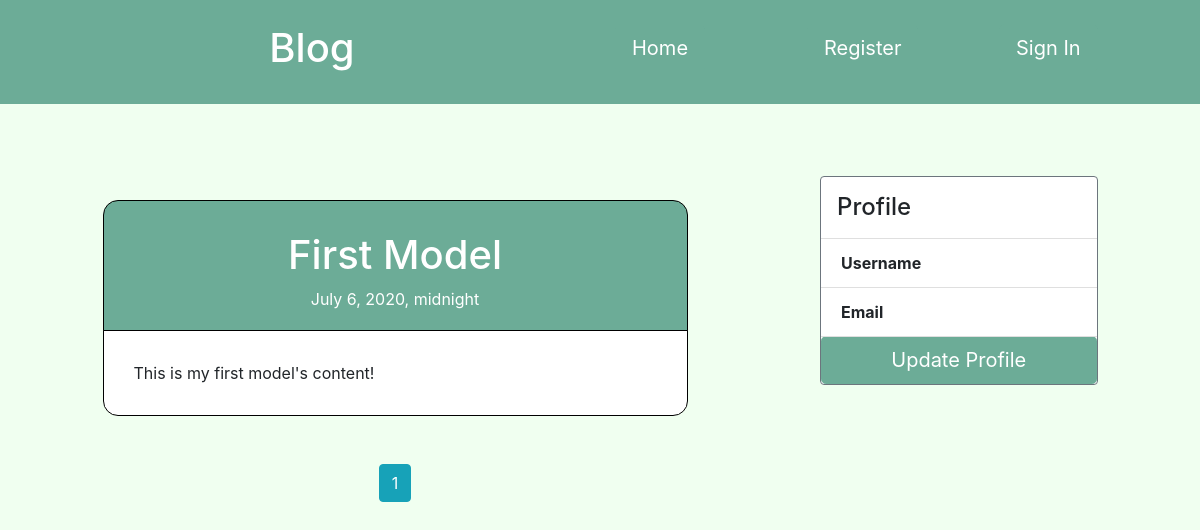
The app's page /, older data.
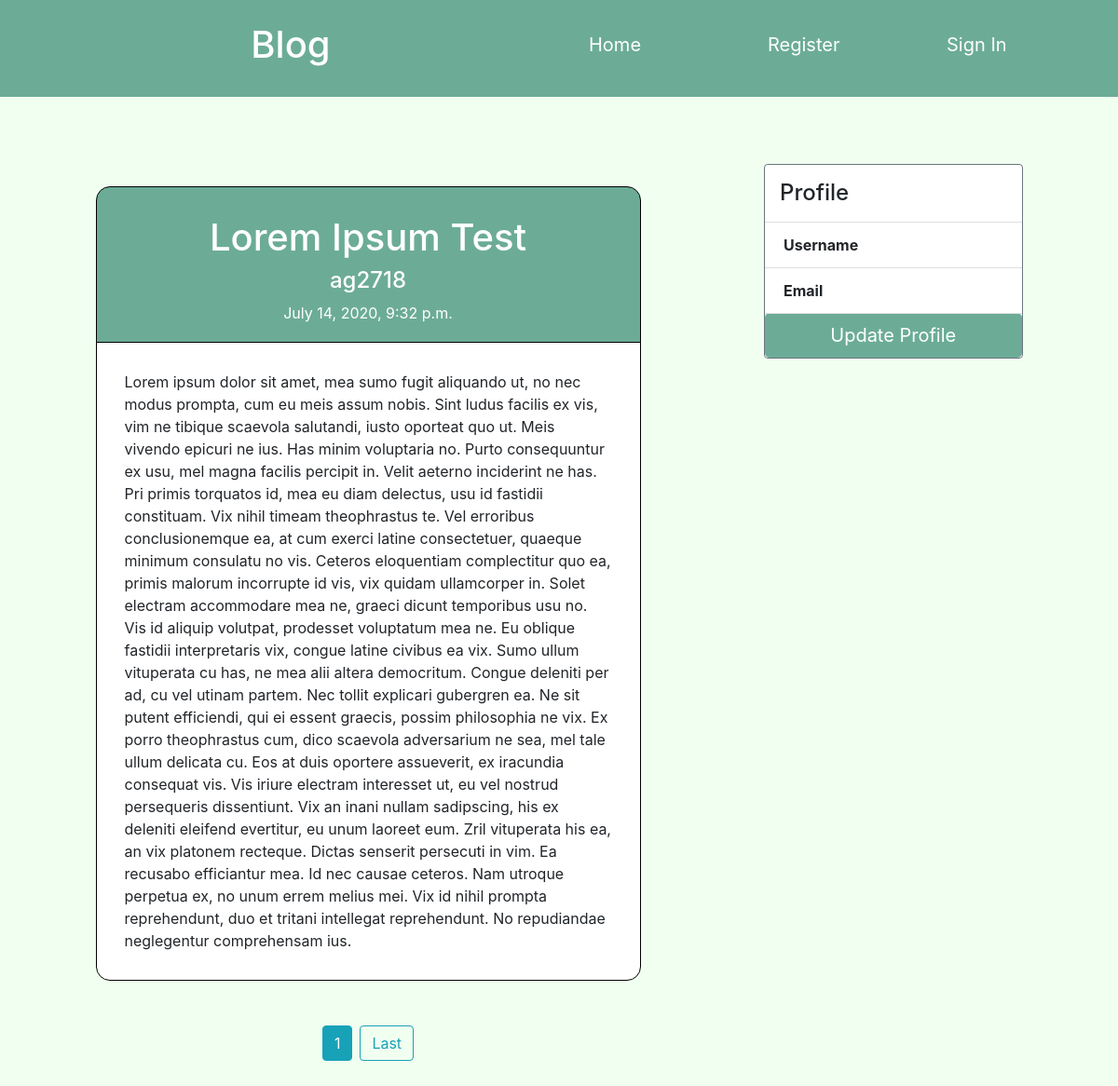
The same page, newer data.
### app/models.py (models this page shows, shortened)
class ExampleModel(models.Model):
    title = models.CharField(max_length=100)
    content = models.TextField()
    when_posted = models.DateTimeField(default=timezone.now)
    author = models.ForeignKey(User, on_delete=models.CASCADE)

### app/views.py (the view)
# urls.py: path('', ExampleModelListView.as_view(paginate_by=1), name='home'),
class ExampleModelListView(ListView):
    model = ExampleModel
    template_name = 'templates/home.html'
    ordering = ["-when_posted"]
    paginate_by = 1

### templates/home.html (shortened to what this page needs)
{% extends "base.html" %}
{% load static %}
{% block content %}
<br>
<br>
<br>
<div class="row">
    <div class="col-md-1"></div>
    <div class="col-md-6">
        <div class="pb-5 scroll">
            {% for object in object_list %}
            <br>
            <div class="post-head text-center">
                <a class="light-link" href="posts/{{object.id}}">
                    <h1>
                        {{ object.title }}
                    </h1>
                </a>
                <h4>
                    {{ object.author }}
                </h4>
                <div>
                    {{ object.when_posted }}
                </div>
            </div>
            <div class="post-content">
                {{ object.content }}
            </div>
            {% endfor %}
            <div class="d-flex justify-content-center">
                {% for num in page_obj.paginator.page_range %}
                {% if page_obj.number == num %}
                <a class="btn btn-info mt-5 ml-1 mr-1" href="?page={{ num }}">{{ num }}</a>
                {% elif num > page_obj.number|add:'-2' and num < page_obj.number|add:'2' and num != 1 and num != page_obj.paginator.num_pages %}
                <a class="btn btn-outline-info mt-5 ml-1 mr-1" href="?page={{ num }}">{{ num }}</a>
                {% endif %}
                {% endfor %}
                {% if page_obj.has_next %}
                <a class="btn btn-outline-info mt-5 ml-1 mr-1" href="?page={{ page_obj.paginator.num_pages }}">Last</a>
                {% endif %}
            </div>
            <br>
            <br>
            <br>
            <br>
            <br>
        </div>
    </div>
    <div class="col-md-1"></div>
    <div class="col-md-3 overflow-hidden">
        <div class="card border border-secondary">
            <h4 class="card-title m-3">Profile</h4>
            <ul class="list-group list-group-flush">
                <li class="list-group-item">
                    <strong>Username</strong><br>{{user.username}}
                </li>
                <li class="list-group-item">
                    <strong>Email</strong><br>{{user.email}}
                </li>
            </ul>
            <a href="{% url 'update-profile' %}" class="btn btn-lg btn-primary">Update Profile</a>
        </div>
    </div>
    <div class="col-md-1"></div>
</div>
{% endblock %}

### templates/base.html (shortened to what this page needs)
{% load static %}
<!DOCTYPE html>
<html lang="en">
<head>
    <link rel="stylesheet" href="https://stackpath.bootstrapcdn.com/bootstrap/4.3.1/css/bootstrap.min.css">
    <link rel="stylesheet" type="text/css" href="{% static 'app/main.css' %}">
</head>
<body>
    <div class=" container-fluid header">
        <div class="row p-4">
            <h1 class="col-sm-6 text-center">
                Blog
            </h1>
            <div class="col-sm-2">
                <a class="btn btn-primary btn-lg" href="{% url 'home' %}" role="button">Home
                </a>
            </div>
            {% if user.is_authenticated %}
            <div class="col-sm-1"></div>
            <div class="col-sm-2">
                <a class="btn btn-primary btn-lg" href="{% url 'sign-out' %}" role="button">Logout
                </a>
            </div>
            {% else %}
            <div class="col-sm-2">
                <a class="btn btn-primary btn-lg" href="{% url 'register' %}" role="button">Register
                </a>
            </div>
            <div class="col-sm-2">
                <a class="btn btn-primary btn-lg" href="{% url 'sign-in' %}" role="button">Sign In</a>
            </div>
            {% endif %}
        </div>
    </div>
    {% block content %}
    {% endblock %}
</body>
</html>

### app/static/app/main.css (style rules this page uses)
body { background: rgb(240, 255, 240); }
a { color: green; }
.header { background: rgb(108, 172, 151); width: 100%; margin: 0 auto; color:white; }
.btn-primary { background: rgb(108, 172, 151) !important; background: rgb(108, 172, 151) !important; border-color: rgb(108, 172, 151) !important; }
a.light-link { color: white !important; }
.post-head { background: rgb(108, 172, 151); color: white; padding: 30px; border: solid black; border-width: 1px; border-top-left-radius: 15px; border-top-right-radius: 15px; }
.post-content { padding: 30px; background-color: white; margin-top: -12px; border: solid black; border-width: 1px; border-bottom-left-radius: 15px; border-bottom-right-radius: 15px; }
.scroll { height: calc(100vh - 110px); overflow-y: scroll; }

Row changes from the older to the newer data that the page shows:
no longer on this page (row edited): ExampleModel: title "First Model", when_posted "July 6, 2020, midnight", content "This is my first model's content!"
added ExampleModel: title "Lorem Ipsum Test", author "ag2718", when_posted "July 14, 2020, 9:32 p.m.", content "Lorem ipsum dolor sit amet, mea sumo fugit aliquando ut, no nec modus prompta, cum eu meis assum nobis. Sint ludus facilis ex vis, vim ne tibique scaevola salutandi, iusto oporteat quo ut. Meis vivendo epicuri ne ius. Has minim voluptaria no. Purto consequuntur ex usu, mel magna facilis percipit in. Velit aeterno inciderint ne has. Pri primis torquatos id, mea eu diam delectus, usu id fastidii constituam. Vix nihil timeam theophrastus te. Vel erroribus conclusionemque ea, at cum exerci latine consectetuer, quaeque minimum consulatu no vis. Ceteros eloquentiam complectitur quo ea, primis malorum incorrupte id vis, vix quidam ullamcorper in. Solet electram accommodare mea ne, graeci dicunt…"
Text that changed along with them:
text now shown: "Last"
